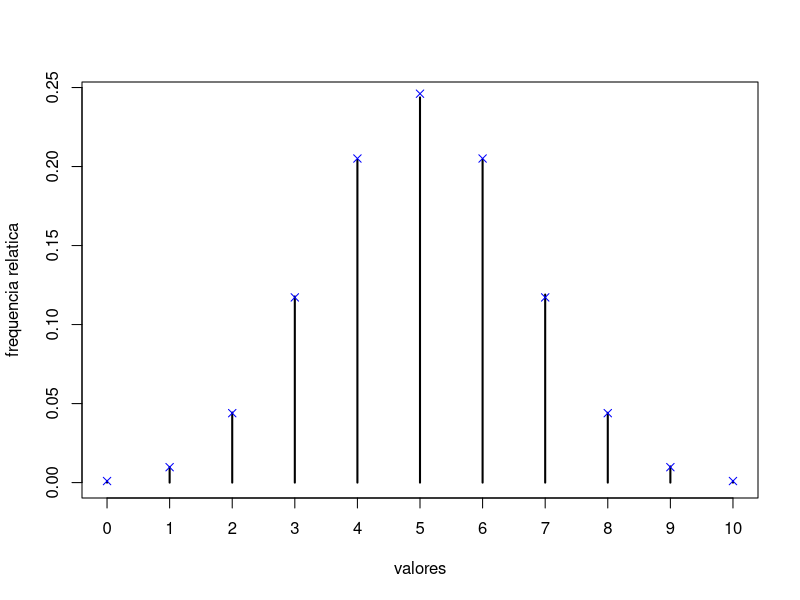
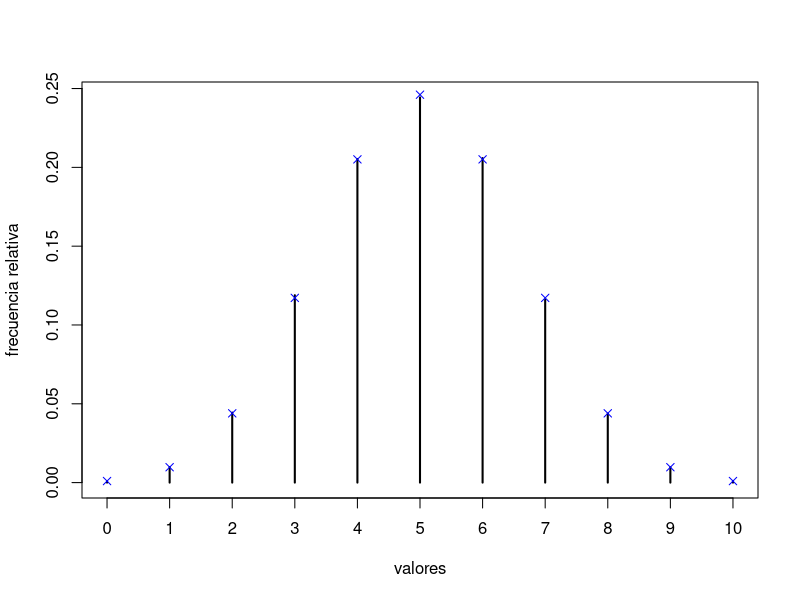
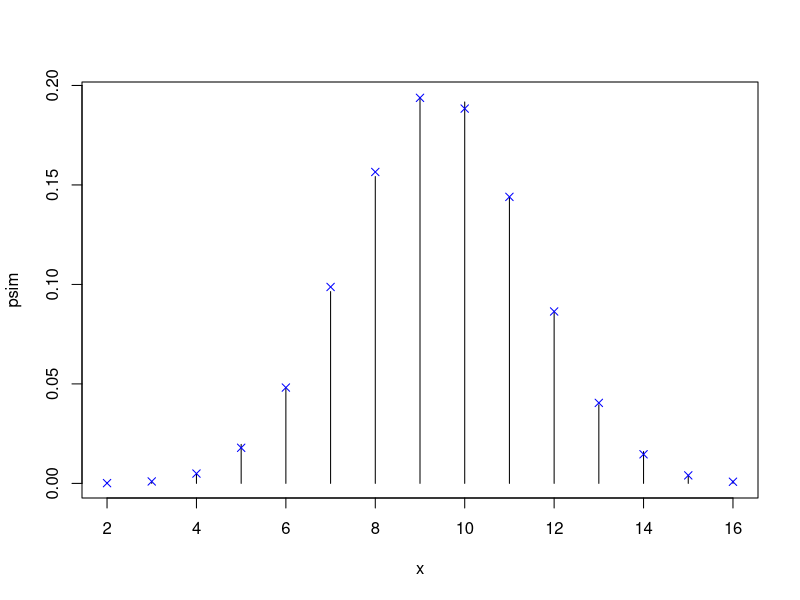
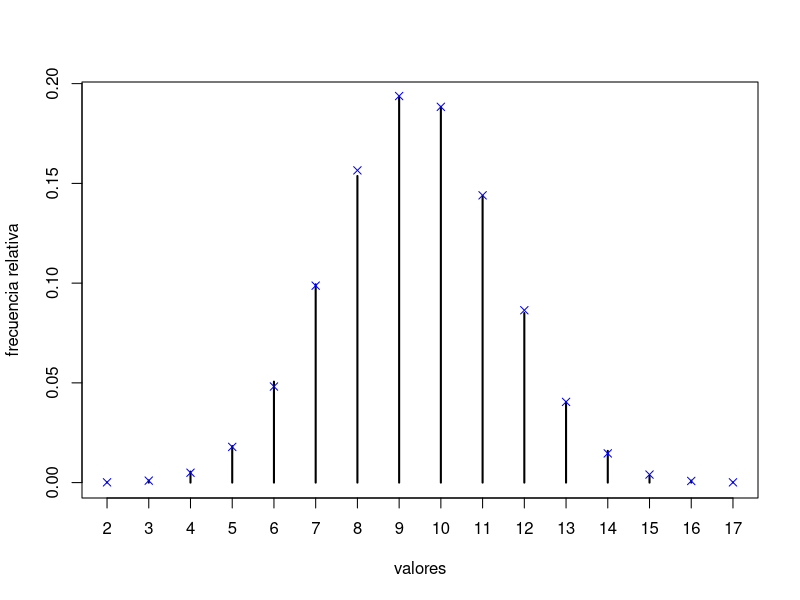
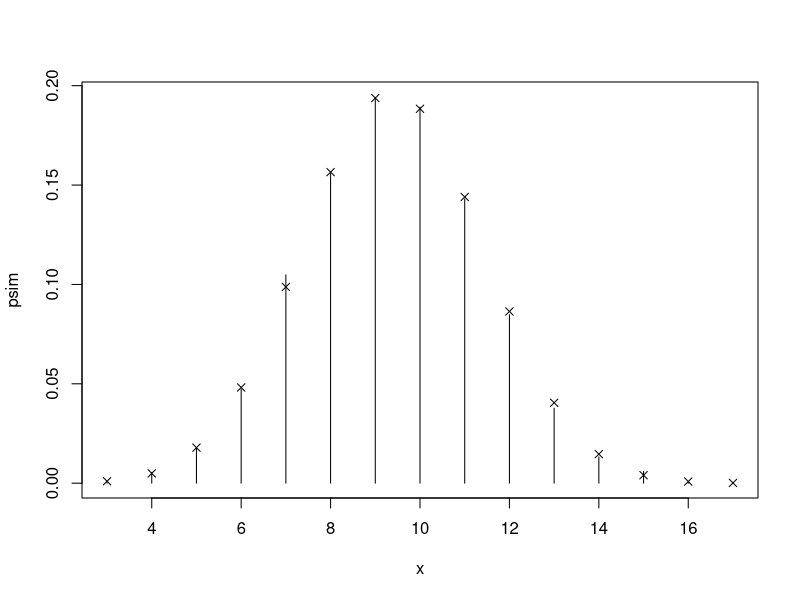
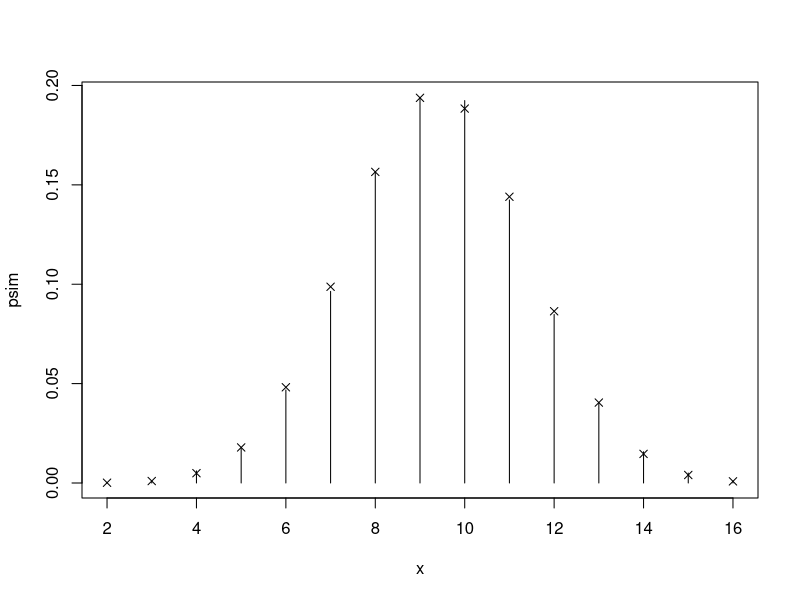

These charts were generated, in order, by the following R code:
## ---- chunk 1
# Implementamos el algoritmo de transformación cuantil con busqueda sequencial.


rfmp <- function(x,prob=1/length(x),nsim=1000){
  Fx <- cumsum(prob)
  # simular
  X <- numeric(nsim)  #creamos un vector de indices
  U <- runif(nsim)   #creamos un vector de probilidad uniforme
  ncomp <<- 0 
  for(j in 1:nsim){
    i <- 1
    while(Fx[i]<U[j]) i <- i+1
    X[j] <- x[i]
    ncomp<<-ncomp+ i
  }
  return(X)
}
## ---- chunk 2
set.seed(54321)
n <- 10
p <- 0.5
nsim <- 10^5
x <- 0:n   # crea un arreglo de n+1 componentes 0,1,2,..
fmp <- dbinom(x,n,p) # crea un arreglo de la funcion de mas de probabilidad
ncomp <- 0  # regresa el valor de ncomp a 0
system.time(rx <- rfmp(x,fmp,nsim)) # calcula el tiempo en sgundos que toma ejecutar una expresion(en este caso rfmp)

## ---- chunk 3
mean(rx)
## ---- chunk 4
abs(mean(rx)-n*p)
## ---- chunk 5
ncomp/nsim
## ---- chunk 6
res <- table(rx)/nsim    # crea una tabla con lo elementos de rx y los divide para nsim
plot(res, ylab="frequencia relatica", xlab="valores") #grafica los valores simulados
points(x,fmp,pch=4,col='blue') #grafica los valores teoricos
## ---- chunk 7
res <- as.data.frame(res) # mutamos res a un data frame
names(res) <- c('x','psim')  #asignamos nombres a las columnas del data frame
res$pteor <- fmp   # creamos una nueva columna a la cual le asiganamos los valores de fmp
res
## ---- chunk 8
max(abs(res$psim-res$pteor))
## ---- chunk 9
max(abs(res$psim-res$pteor) /res$pteor)
## ---- chunk 10
# NOTA: Puede ocurrir que no todos los valores sean generados en la simulación
# Si length(x) > length(psim) el código anterior (res$pteor <- fmp) producirá un error
# Alternativamente:
psim <- rep(0, length(x))
names(psim) <- as.character(x)
psim[as.character(res$x)] <- res$psim
psim
res <- data.frame(x=x, pteor=fmp, psim =psim)
res

## ---- chunk 11
tini <- proc.time()  # permite obtener tiempo de computacion real y de CPU

ncomp <- 0  # regresamos a 0 el valor de ncomp
ind <- order(fmp,decreasing = T)   #creamos un vector de indices de fmp ordenada de manera decrciente
rx <- rfmp(x[ind],fmp[ind],nsim) # llamamos a la funcion rfmp

tiempo <- proc.time()-tini
tiempo 
## ---- chunk 12
ncomp/nsim
## ---- chunk 13
sum((1:length(x))*fmp[ind])
## ---- chunk 14
system.time(rx <- sample(x,nsim,replace = T,prob = fmp))
## ---- chunk 15
# -------------------------------
# Si n >> 30
# Aproximación normal con corrección continuidad
mean <- n*p
sd <- sqrt(n*p*(1-p))

res$pnorm <- pnorm(x+0.5,mean,sd)-pnorm(x-0.5,mean,sd)
res
max(abs(res$pnorm - res$pteor))
max(abs(res$pnorm - res$pteor) / res$pteor)

system.time(
rx <- pmax(0, pmin(n, round( rnorm(nsim, mean, sd) )))
)

table(rx)/nsim
## ---- chunk 16
# Realmente las prob de los extremos serían mayores...
res$pnorm[1] <- pnorm(0.5, mean, sd)
res$pnorm[n+1] <- 1 - pnorm(n-0.5, mean, sd)
## ---- chunk 17
rfmp.tabla <- function(x,prob=1/length(x),m,nsim=1000){
  Fx <- cumsum(prob)
  g <- rep(1,m)  #generamos una lista de m veces 1
  i <- 1
  for(j in 2:m){
    while (Fx[i]<(j-1)/m)  i <- i+1
    g[j] <- i
  }
  X <- numeric(nsim)  #creamos un vector de indices
  U <- runif(nsim)   #creamos un vector cuyas entradas son valores de un distribucion uniforme
  for(j in 1:nsim){
    i <- g[floor(U[j]*m)+1]
    while (Fx[i]<U[j]) i <- i+1
    X[j] <- x[i]
  }
  return(X)
}
## ---- chunk 18
system.time(rx <- rfmp.tabla(x,fmp,n-1,nsim))
## ---- chunk 19
res <- table(rx)/nsim
plot(res, ylab = "frecuencia relativa", xlab = "valores")
points(x,fmp,pch=4,col='blue')
## ---- chunk 20
set.seed(54321)
m <- 47
n <- 100-m
k <- 20
nsim <- 10^4

x <- 0:n
fmp <- dhyper(x,m,n,k)

ncomp <- 0  #ponemos en 0 ncomp

tiempo_cuantil<-system.time(hx <- rfmp(x,fmp,nsim))
tiempo_cuantil
## ---- chunk 21
media_cuantil<-mean(hx)
media_cuantil
## ---- chunk 22
media_t<-k*m/(m+n)
media_t
## ---- chunk 23
Ncomp_cuantil<-ncomp/nsim
Ncomp_cuantil
## ---- chunk 24
sum((1:length(x))*fmp)
## ---- chunk 25
res <- as.data.frame(table(hx)/nsim)
names(res) <- c("x", "psim")
plot(as.matrix(res), type="h")
points(x,fmp,pch=4,col='blue') #grafica los valores teoricos
## ---- chunk 26
ncomp <- 0  # regresamos a 0 el valor de ncomp
tini <- proc.time()  # permite obtener tiempo de computacion real y de CPU


ind <- order(fmp,decreasing = T)   #creamos un vector de indices de fmp ordenada de manera decrciente
hx <- rfmp(x[ind],fmp[ind],nsim) # llamamos a la funcion rfmp

tiempo_aprox <- proc.time()-tini
tiempo_aprox 
## ---- chunk 27
Ncomp_aprox<-ncomp/nsim
Ncomp_aprox
## ---- chunk 28
sum((1:length(x))*fmp[ind])

## ---- chunk 29
media_aprox<-mean(hx)
media_aprox
## ---- chunk 30
ncomp<-0
tiempo_s<-system.time(hx <- sample(x,nsim,replace = T,prob = fmp))
tiempo_s
## ---- chunk 31
Ncomp_s<-ncomp/nsim
media_s<-mean(hx)
media_s
## ---- chunk 32
media <- data.frame(media_t,media_s,media_aprox)
names(media)<- c("Teorica","Sample","Secuencial")
media
## ---- chunk 33
res <- table(hx)/nsim
plot(res, ylab = "frecuencia relativa", xlab = "valores")
points(x,fmp,pch=4,col='blue')
## ---- chunk 34
rfmp.tabla <- function(x, prob = 1/length(x), m, nsim = 1000) {
  Fx <- cumsum(prob)
  g <- rep(1,m)
  i <- 1
  for(j in 2:m) {
    while (Fx[i] < (j-1)/m) i <- i + 1
    g[j] <- i
  }
  X <- numeric(nsim)
  U <- runif(nsim)
  ncomp <<- 0 
  for(j in 1:nsim) {
    i <- g[floor(U[j]*m) + 1]
    ncomp <<- ncomp - i + 1 
    while (Fx[i] < U[j]) i <- i + 1
    ncomp <<- ncomp + i
    X[j] <- x[i]
  }
  return(X)
}
## ---- chunk 35
ncomp <- 0
tiempotabla <- system.time(
rx <- rfmp.tabla(x, fmp, k-1, nsim)
)
mediatabla <- mean(rx)
NcompTabla <- ncomp/nsim
## ---- chunk 36
NcompTabla
tiempotabla
mediatabla
## ---- chunk 37
res <- as.data.frame(table(rx)/nsim)
names(res) <- c("x", "psim")

plot(as.matrix(res), type="h")
points(x, fmp, pch=4)
## ---- chunk 38
rfmp.alias <- function(x,prob=1/length(x),nsim=1000){
  # Inicializamos las tablas
  a <- numeric(length(x)) 
  q <- prob*length(x)
  low <- q < 1
  high <- which(!low)
  low <- which(low) 
  while (length(high) && length(low)){
    l <- low[1]
    h <- high[1]
    a[l] <- h
    q[h] <- q[h]-(1-q[l])
    if (q[h]<1){
      high <- high[-1]
      low[1] <- h
    } else low <- low[-1]
  }
  # Generación de valores
  V <- runif(nsim)
  i <- floor(runif(nsim)*length(x))+1
  return(x[ifelse(V<q[i],i,a[i])])
}
## ---- chunk 39
ncomp <- 0
tiempoalias <- system.time( rx <- rfmp.alias(x,fmp,nsim) )
mediaalias <- mean(rx)
NcompAlias <- ncomp/nsim
## ---- chunk 40
tiempoalias
mediaalias
NcompAlias
## ---- chunk 41
# Análisis resultados
res <- as.data.frame(table(rx)/nsim)
names(res) <- c("x", "psim")

# Comparación teórica
plot(as.matrix(res), type="h")
points(x, fmp, pch=4)

## ---- chunk 42
p <- as.data.frame(cbind(as.numeric(tiempoalias[3]),as.numeric(tiempotabla[3]),as.numeric(tiempo_aprox[3]),as.numeric(tiempo_cuantil[3]),as.numeric(tiempo_s[3])))
z <- matrix( c(p,mediaalias,mediatabla,media_aprox,media_cuantil,media_s,NcompAlias,NcompTabla, Ncomp_aprox,Ncomp_cuantil, Ncomp_s), ncol = 3,nrow =5)
colnames(z) <- c('Tiempo','Media','No Comparaciones')
rownames(z) <- c('Alias','Tabla Guía','TG Secuencial','Cuantil','Sample')
z
media_t
